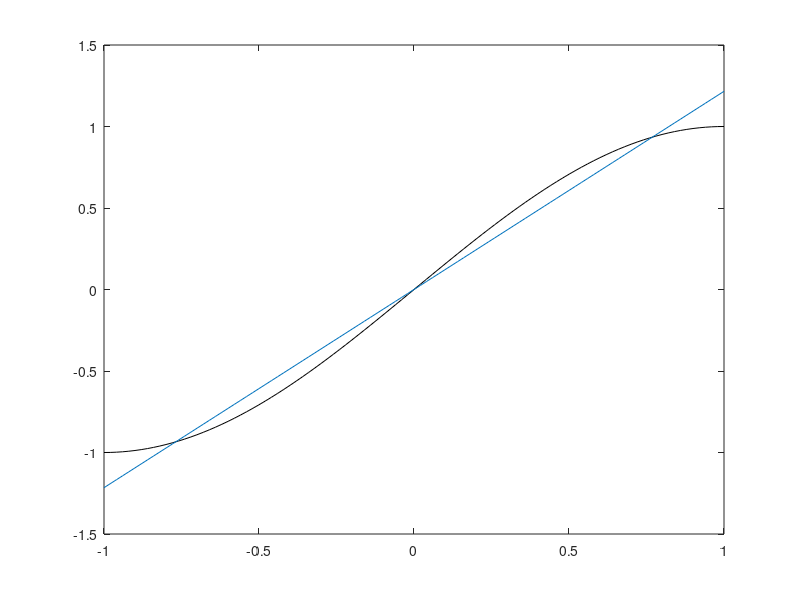

MATLAB code to generate this figure:
x =  linspace(-1,1,101);
f= @(x) sin((pi/2)*x);
g = @(x) x.^2;
h = @(x) x.*sin((pi/2)*x);

a = -1;
b = 1;
A = [2,0;0,integral(g,a,b)];
B = [integral(f,a,b);integral(h,a,b)];
alfa = A\B;

y=f(x);
f1 = alfa(1)+alfa(2)*x;

plot(x,y,'k')
hold on
plot(x,f1)